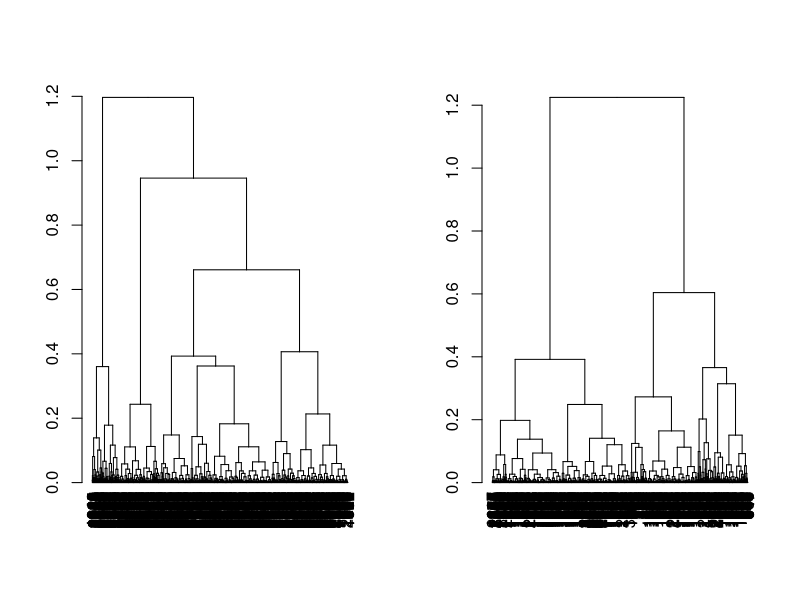
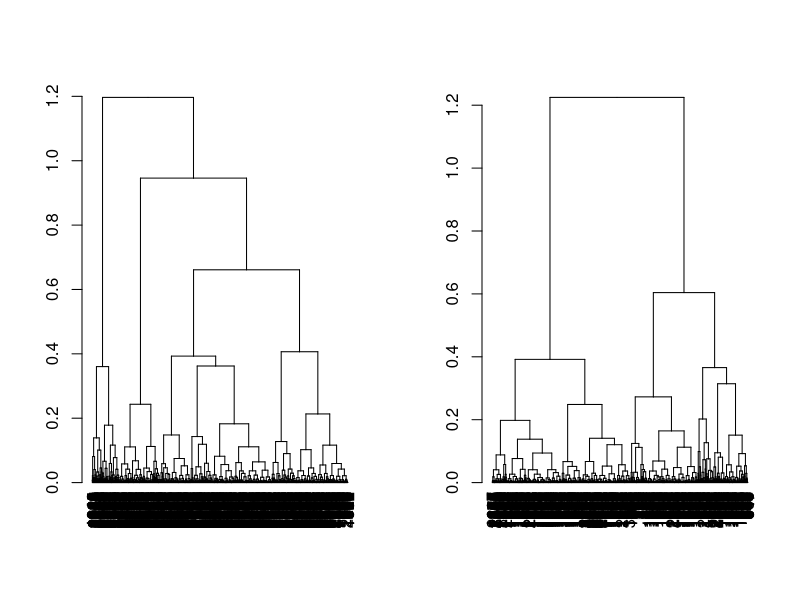
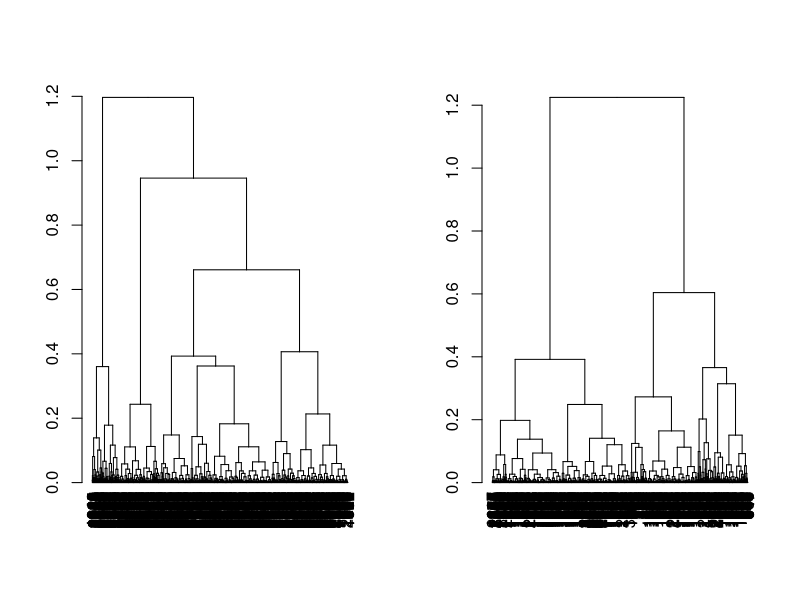
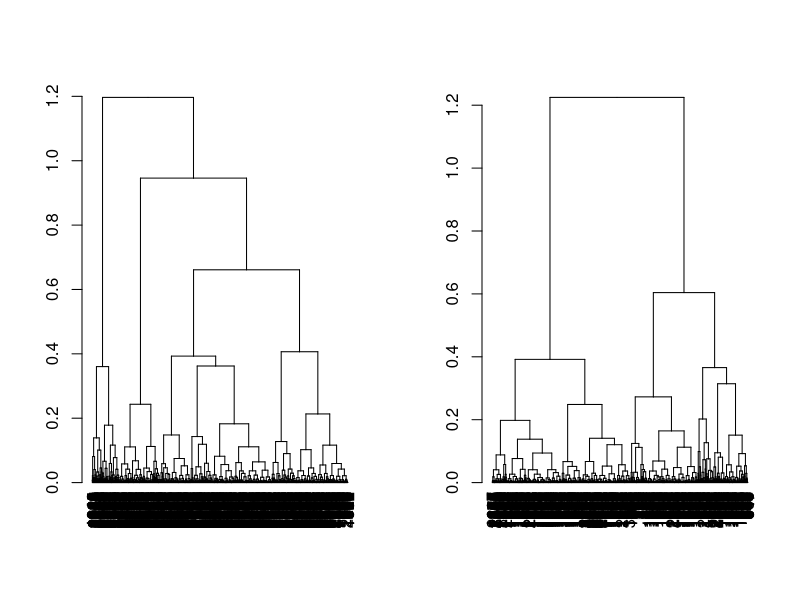
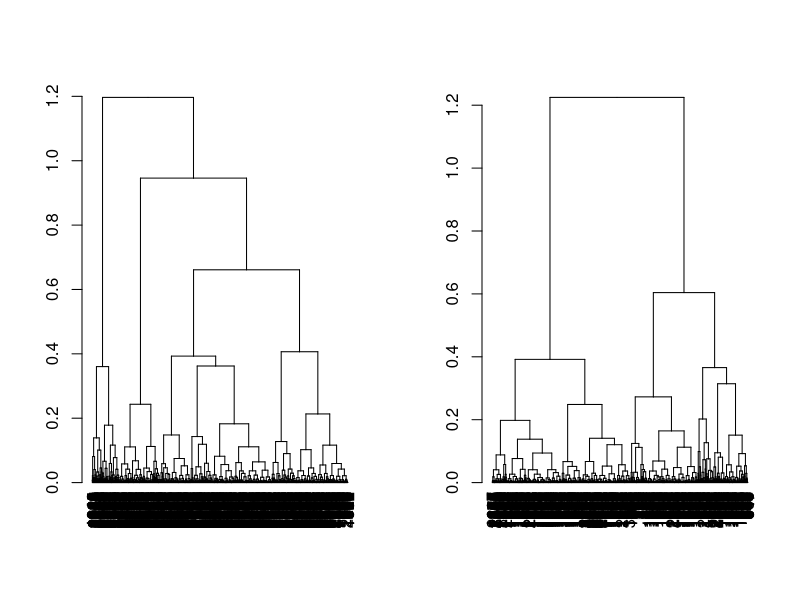
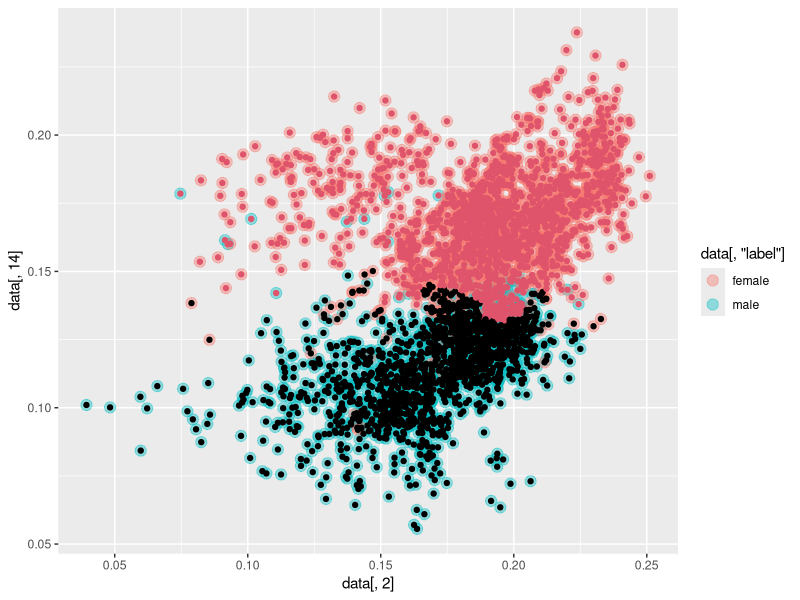
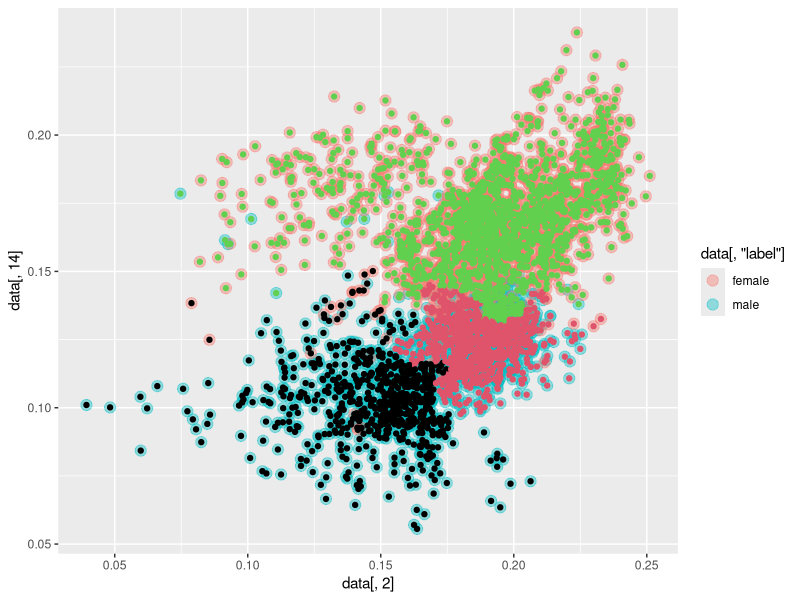
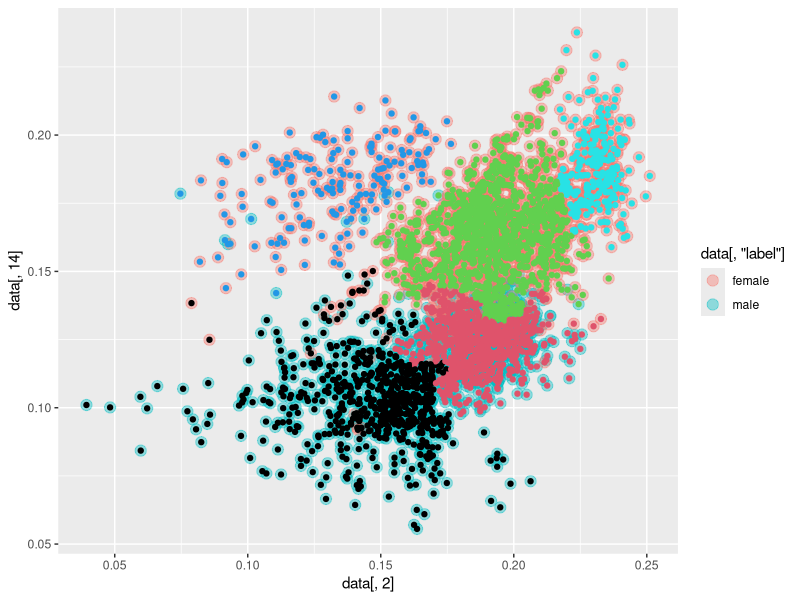

Generate these figures, in order, with R:
#!/usr/bin/Rscript
#This is code pertinent to Computer Convergence Applications project

require("ggplot2")
require(ggdendro)

# K-Means Clustering
data <- read.csv("voice.csv", header=TRUE, sep=";")
names(data) <- c("id", "meanfreq", "sd", "median", "Q25", "Q75", "IQR", "skew",
                 "kurt", "sp.ent", "sfm", "mode", "centroid", "meanfun",
                 "minfun", "maxfun", "meandom", "mindom", "maxdom", "dfrange",
                 "modindx", "label")
#data$label <- as.factor(data$label)
# Load and name data

v <- c(2,3,5,10,20)
x <- data[,c(2,14)]
dist = dist(x)
for (k in v) {
    hc  <- hclust(dist, method = "ward.D2")
    cutcluster <- cutree(hc, k=k)
    d <- cut(as.dendrogram(hc), h=k)
    par(mfrow=c(1, 2))
    plot(d$lower[[1]])
    plot(d$lower[[2]])
    par(mfrow=c(1, 1))
    #ggdendrogram(cutcluster, rotate = TRUE)

    #str=sprintf("ward k=%d.png",k)
    #ggsave(str, width = 5, height = 5)

    ggplot(x, aes(data[,2], data[,14], color =data[,'label'])) + geom_point(alpha = 0.4, size = 3.5) + geom_point(col = cutcluster)
    str=sprintf("compareward k=%d.png",k)
    ggsave(str, width = 5, height = 5)
}
